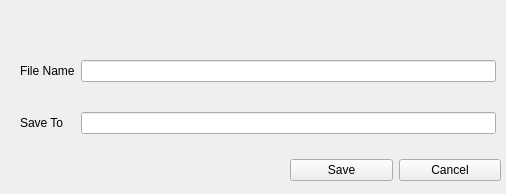
<?xml version="1.0" encoding="UTF-8"?>
<ui version="4.0">
 <class>SaveWindow</class>
 <widget class="QMainWindow" name="SaveWindow">
  <property name="geometry">
   <rect>
    <x>0</x>
    <y>0</y>
    <width>506</width>
    <height>194</height>
   </rect>
  </property>
  <property name="windowTitle">
   <string>Save As</string>
  </property>
  <widget class="QWidget" name="centralwidget">
   <widget class="QWidget" name="formLayoutWidget">
    <property name="geometry">
     <rect>
      <x>10</x>
      <y>30</y>
      <width>491</width>
      <height>131</height>
     </rect>
    </property>
    <layout class="QFormLayout" name="formLayout">
     <property name="verticalSpacing">
      <number>30</number>
     </property>
     <property name="leftMargin">
      <number>10</number>
     </property>
     <property name="topMargin">
      <number>30</number>
     </property>
     <property name="rightMargin">
      <number>5</number>
     </property>
     <item row="0" column="0">
      <widget class="QLabel" name="label">
       <property name="text">
        <string>File Name</string>
       </property>
      </widget>
     </item>
     <item row="0" column="1">
      <widget class="QLineEdit" name="file_name">
       <property name="clearButtonEnabled">
        <bool>false</bool>
       </property>
      </widget>
     </item>
     <item row="1" column="0">
      <widget class="QLabel" name="label_2">
       <property name="text">
        <string>Save To</string>
       </property>
      </widget>
     </item>
     <item row="1" column="1">
      <widget class="QLineEdit" name="save_loc"/>
     </item>
    </layout>
   </widget>
   <widget class="QWidget" name="horizontalLayoutWidget">
    <property name="geometry">
     <rect>
      <x>290</x>
      <y>150</y>
      <width>211</width>
      <height>41</height>
     </rect>
    </property>
    <layout class="QHBoxLayout" name="horizontalLayout">
     <item>
      <widget class="QPushButton" name="saveButton">
       <property name="text">
        <string>Save</string>
       </property>
      </widget>
     </item>
     <item>
      <widget class="QPushButton" name="cancelButton">
       <property name="text">
        <string>Cancel</string>
       </property>
      </widget>
     </item>
    </layout>
   </widget>
  </widget>
 </widget>
 <resources/>
 <connections/>
</ui>
